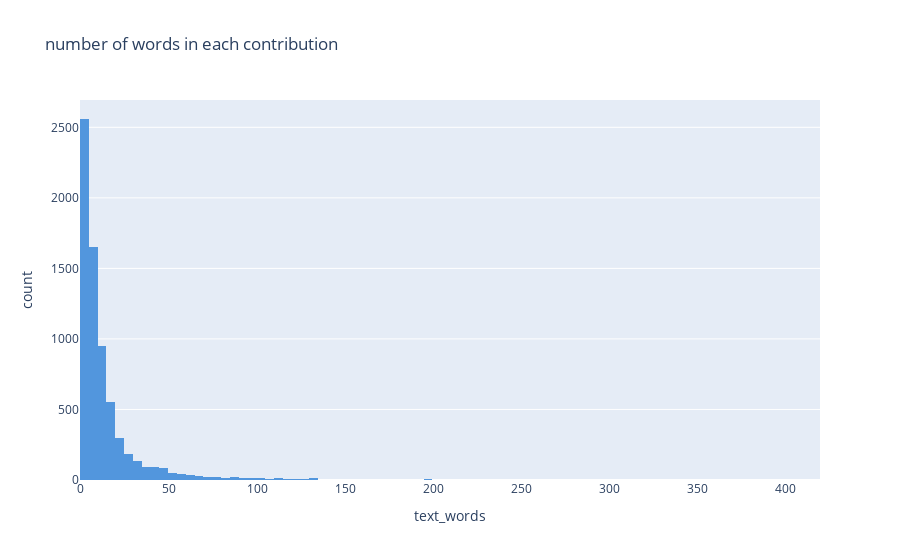

The cell this chart's notebook holds for it:
### Code cell
px.histogram(df['text_words'].to_frame(), x="text_words",title='number of words in each contribution',
            nbins=200).update_traces(marker_color='#5296dd')

### Figure 1 — Plotly figure (JSON) as saved in the notebook; plotly's stock layout.template omitted (floating-point values rounded to 4 significant figures; data arrays with more than 128 entries replaced by an {"elided": "..."} marker saying what was removed)
{"data": [{"alignmentgroup": "True", "bingroup": "x", "hovertemplate": "text_words=%{x}<br>count=%{y}<extra></extra>", "legendgroup": "", "marker": {"color": "#5296dd", "pattern": {"shape": ""}}, "name": "", "nbinsx": 200, "offsetgroup": "", "orientation": "v", "showlegend": false, "type": "histogram", "x": {"elided": "6993 int values"}, "xaxis": "x", "yaxis": "y"}], "layout": {"barmode": "relative", "legend": {"tracegroupgap": 0}, "title": {"text": "number of words in each contribution"}, "xaxis": {"anchor": "y", "domain": [0, 1], "title": {"text": "text_words"}}, "yaxis": {"anchor": "x", "domain": [0, 1], "title": {"text": "count"}}}}
